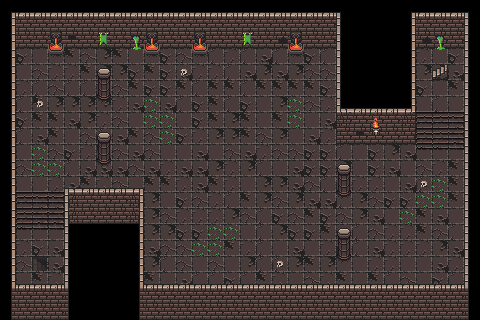

A 2D game scene composited from a Tiled map and its tileset images. What follows is a short description and the map's XML, with each tile layer's data collapsed to a summary:
An orthogonal 30x20 tile map with 16x16 px tiles, 3 tile layers (back, back_over, over) and 208 objects.

<map version="1.10" tiledversion="1.10.2" orientation="orthogonal" renderorder="right-down" width="30" height="20" tilewidth="16" tileheight="16" infinite="0" nextlayerid="5" nextobjectid="237">
 <tileset firstgid="1" name="tileset" tilewidth="16" tileheight="16" tilecount="2880" columns="64">
  <image source="tileset.png" width="1024" height="720" />
  <tile id="64">
   <animation>
    <frame tileid="68" duration="200" />
    <frame tileid="69" duration="200" />
    <frame tileid="70" duration="200" />
   </animation>
  </tile>
  <tile id="128">
   <animation>
    <frame tileid="128" duration="200" />
    <frame tileid="133" duration="200" />
    <frame tileid="134" duration="200" />
   </animation>
  </tile>
  <tile id="1508">
   <animation>
    <frame tileid="1508" duration="150" />
    <frame tileid="1509" duration="150" />
    <frame tileid="1510" duration="150" />
    <frame tileid="1511" duration="150" />
    <frame tileid="1512" duration="150" />
    <frame tileid="1513" duration="150" />
    <frame tileid="1514" duration="150" />
    <frame tileid="1515" duration="150" />
   </animation>
  </tile>
 </tileset>
 <layer id="1" name="back" width="30" height="20">
  <data>[600 cells, 389 non-empty, 27 distinct tile ids]</data>
 </layer>
 <layer id="2" name="back_over" width="30" height="20">
  <data>[600 cells, 34 non-empty, 9 distinct tile ids]</data>
 </layer>
 <layer id="3" name="over" width="30" height="20">
  <data>[600 cells, 207 non-empty, 17 distinct tile ids]</data>
 </layer>
 <objectgroup id="4" name="wall">
  <object id="3" x="400" y="0" width="16" height="16" />
  <object id="6" x="400" y="16" width="16" height="16" />
  <object id="7" x="400" y="32" width="16" height="16" />
  <object id="8" x="400" y="48" width="16" height="16" />
  <object id="9" x="400" y="64" width="16" height="16" />
  <object id="10" x="400" y="80" width="16" height="16" />
  <object id="11" x="400" y="96" width="16" height="16" />
  <object id="12" x="400" y="112" width="16" height="16" />
  <object id="13" x="400" y="128" width="16" height="16" />
  <object id="14" x="336" y="0" width="16" height="16" />
  <object id="15" x="336" y="16" width="16" height="16" />
  <object id="16" x="336" y="32" width="16" height="16" />
  <object id="17" x="336" y="48" width="16" height="16" />
  <object id="18" x="336" y="64" width="16" height="16" />
  <object id="19" x="336" y="80" width="16" height="16" />
  <object id="20" x="336" y="96" width="16" height="16" />
  <object id="21" x="336" y="112" width="16" height="16" />
  <object id="22" x="336" y="128" width="16" height="16" />
  <object id="23" x="352" y="96" width="16" height="16" />
  <object id="24" x="352" y="112" width="16" height="16" />
  <object id="25" x="352" y="128" width="16" height="16" />
  <object id="26" x="368" y="96" width="16" height="16" />
  <object id="27" x="368" y="112" width="16" height="16" />
  <object id="28" x="368" y="128" width="16" height="16" />
  <object id="29" x="384" y="96" width="16" height="16" />
  <object id="30" x="384" y="112" width="16" height="16" />
  <object id="31" x="384" y="128" width="16" height="16" />
  <object id="32" x="416" y="0" width="16" height="16" />
  <object id="33" x="416" y="16" width="16" height="16" />
  <object id="34" x="416" y="32" width="16" height="16" />
  <object id="35" x="432" y="0" width="16" height="16" />
  <object id="36" x="432" y="16" width="16" height="16" />
  <object id="37" x="432" y="32" width="16" height="16" />
  <object id="38" x="448" y="0" width="16" height="16" />
  <object id="39" x="448" y="16" width="16" height="16" />
  <object id="40" x="448" y="32" width="16" height="16" />
  <object id="41" x="464" y="0" width="16" height="16" />
  <object id="42" x="464" y="16" width="16" height="16" />
  <object id="43" x="464" y="32" width="16" height="16" />
  <object id="44" x="464" y="48" width="16" height="16" />
  <object id="45" x="464" y="64" width="16" height="16" />
  <object id="46" x="464" y="80" width="16" height="16" />
  <object id="47" x="464" y="96" width="16" height="16" />
  <object id="48" x="464" y="112" width="16" height="16" />
  <object id="49" x="464" y="128" width="16" height="16" />
  <object id="50" x="464" y="144" width="16" height="16" />
  <object id="51" x="464" y="160" width="16" height="16" />
  <object id="52" x="464" y="176" width="16" height="16" />
  <object id="53" x="464" y="192" width="16" height="16" />
  <object id="54" x="464" y="208" width="16" height="16" />
  <object id="55" x="464" y="224" width="16" height="16" />
  <object id="56" x="464" y="240" width="16" height="16" />
  <object id="57" x="464" y="256" width="16" height="16" />
  <object id="58" x="464" y="272" width="16" height="16" />
  <object id="59" x="464" y="288" width="16" height="16" />
  <object id="60" x="464" y="304" width="16" height="16" />
  <object id="62" x="448" y="288" width="16" height="16" />
  <object id="63" x="448" y="304" width="16" height="16" />
  <object id="65" x="432" y="288" width="16" height="16" />
  <object id="66" x="432" y="304" width="16" height="16" />
  <object id="68" x="416" y="288" width="16" height="16" />
  <object id="69" x="416" y="304" width="16" height="16" />
  <object id="71" x="400" y="288" width="16" height="16" />
  <object id="72" x="400" y="304" width="16" height="16" />
  <object id="74" x="384" y="288" width="16" height="16" />
  <object id="75" x="384" y="304" width="16" height="16" />
  <object id="77" x="368" y="288" width="16" height="16" />
  <object id="78" x="368" y="304" width="16" height="16" />
  <object id="80" x="352" y="288" width="16" height="16" />
  <object id="81" x="352" y="304" width="16" height="16" />
  <object id="83" x="336" y="288" width="16" height="16" />
  <object id="84" x="336" y="304" width="16" height="16" />
  <object id="86" x="320" y="288" width="16" height="16" />
  <object id="87" x="320" y="304" width="16" height="16" />
  <object id="89" x="304" y="288" width="16" height="16" />
  <object id="90" x="304" y="304" width="16" height="16" />
  <object id="92" x="288" y="288" width="16" height="16" />
  <object id="93" x="288" y="304" width="16" height="16" />
  <object id="95" x="272" y="288" width="16" height="16" />
  <object id="96" x="272" y="304" width="16" height="16" />
  <object id="98" x="256" y="288" width="16" height="16" />
  <object id="99" x="256" y="304" width="16" height="16" />
  <object id="101" x="240" y="288" width="16" height="16" />
  <object id="102" x="240" y="304" width="16" height="16" />
  <object id="104" x="224" y="288" width="16" height="16" />
  <object id="105" x="224" y="304" width="16" height="16" />
  <object id="107" x="208" y="288" width="16" height="16" />
  <object id="108" x="208" y="304" width="16" height="16" />
  <object id="110" x="192" y="288" width="16" height="16" />
  <object id="111" x="192" y="304" width="16" height="16" />
  <object id="113" x="176" y="288" width="16" height="16" />
  <object id="114" x="176" y="304" width="16" height="16" />
  <object id="116" x="160" y="288" width="16" height="16" />
  <object id="117" x="160" y="304" width="16" height="16" />
  <object id="119" x="144" y="288" width="16" height="16" />
  <object id="120" x="144" y="304" width="16" height="16" />
  <object id="121" x="128" y="272" width="16" height="16" />
  <object id="122" x="128" y="288" width="16" height="16" />
  <object id="123" x="128" y="304" width="16" height="16" />
  <object id="126" x="128" y="256" width="16" height="16" />
  <object id="129" x="128" y="224" width="16" height="16" />
  <object id="130" x="128" y="240" width="16" height="16" />
  <object id="131" x="128" y="208" width="16" height="16" />
  <object id="132" x="128" y="192" width="16" height="16" />
  <object id="133" x="112" y="208" width="16" height="16" />
  </objectgroup>
</map>
<!-- 103 of 208 objects omitted -->